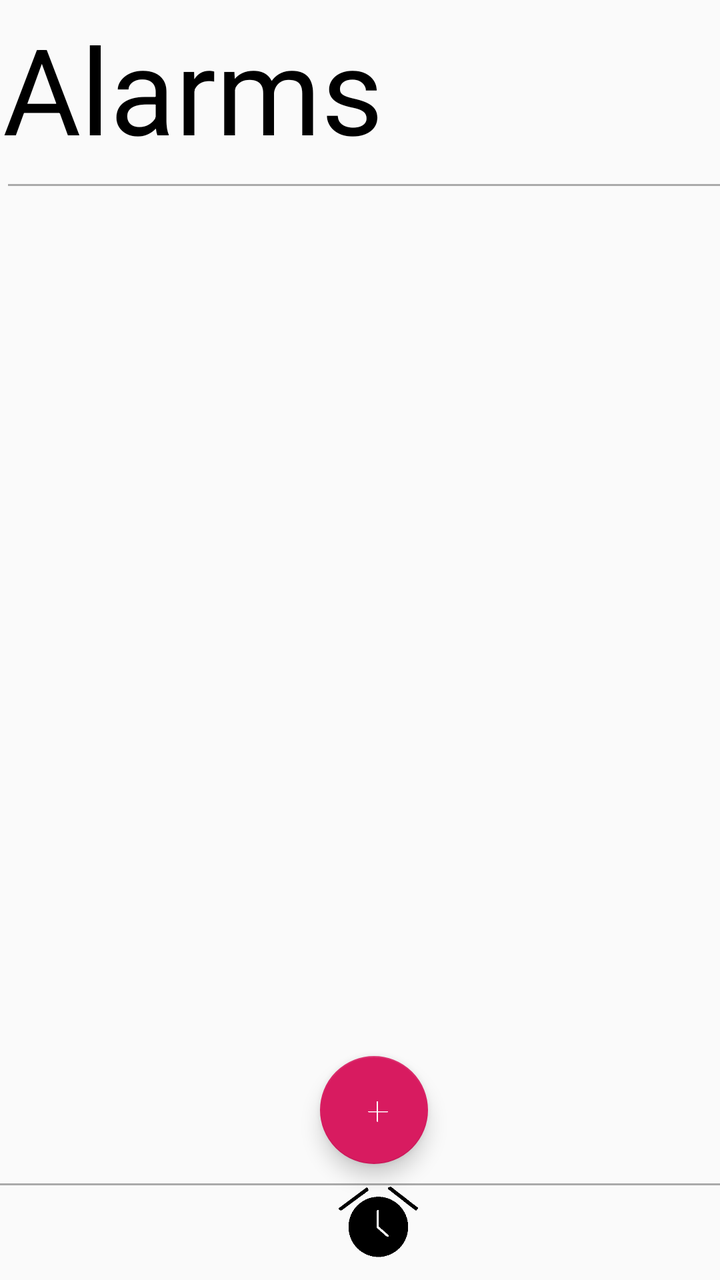
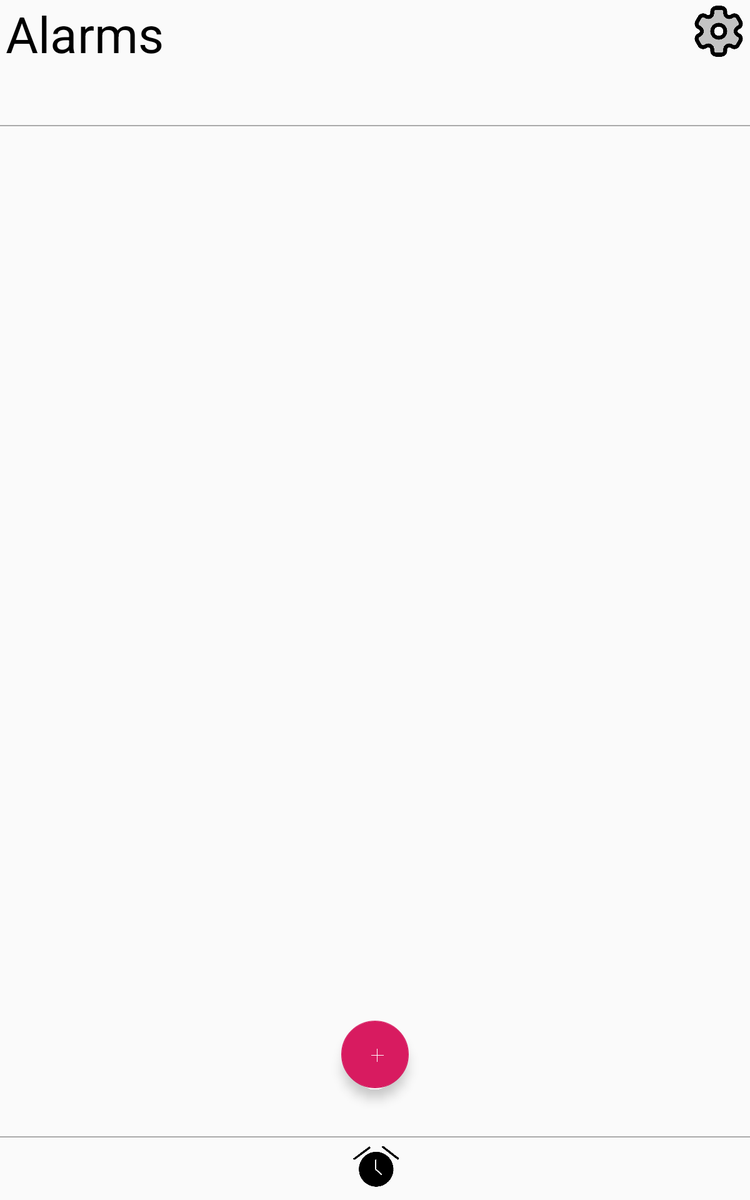

First picture: res/layout/ on a phone held upright. Second picture: the repository's own variant of that layout, on a device whose configuration matches the variant's folder. Source for both follows.
<!-- AndroidManifest.xml: application theme AppTheme -->
<!-- res/layout/home_screen.xml -->
<?xml version="1.0" encoding="utf-8"?>
<androidx.constraintlayout.widget.ConstraintLayout xmlns:android="http://schemas.android.com/apk/res/android"
    xmlns:app="http://schemas.android.com/apk/res-auto"
    xmlns:tools="http://schemas.android.com/tools"
    android:layout_width="match_parent"
    android:layout_height="match_parent">


    <View
        android:id="@+id/view3"
        android:layout_width="match_parent"
        android:layout_height="1dp"
        android:layout_marginStart="4dp"
        android:layout_marginTop="92dp"
        android:background="@android:color/darker_gray"
        app:layout_constraintStart_toStartOf="parent"
        app:layout_constraintTop_toTopOf="parent" />

    <View
        android:id="@+id/view"
        android:layout_width="match_parent"
        android:layout_height="1dp"
        android:background="@android:color/darker_gray"
        app:layout_constraintBottom_toBottomOf="parent"
        app:layout_constraintEnd_toEndOf="parent"
        app:layout_constraintStart_toStartOf="parent"
        app:layout_constraintTop_toTopOf="parent"
        app:layout_constraintVertical_bias="0.926" />


    <TextView
        android:id="@+id/Homescreen_title"
        android:layout_width="237dp"
        android:layout_height="74dp"
        android:text="Alarms"
        android:textColor="@android:color/black"
        android:textSize="60sp"
        app:layout_constraintBottom_toBottomOf="parent"
        app:layout_constraintEnd_toEndOf="parent"
        app:layout_constraintHorizontal_bias="0.01"
        app:layout_constraintStart_toStartOf="parent"
        app:layout_constraintTop_toTopOf="parent"
        app:layout_constraintVertical_bias="0.007" />

    <ImageView
        android:id="@+id/imageView2"
        android:layout_width="22dp"
        android:layout_height="46dp"
        app:layout_constraintBottom_toBottomOf="parent"
        app:layout_constraintEnd_toEndOf="parent"
        app:layout_constraintHorizontal_bias="0.972"
        app:layout_constraintStart_toStartOf="parent"
        app:layout_constraintTop_toTopOf="parent"
        app:layout_constraintVertical_bias="0.05"
        app:srcCompat="@drawable/settings_icon_176440" />

    <ImageView
        android:id="@+id/imageView3"
        android:layout_width="63dp"
        android:layout_height="54dp"
        app:layout_constraintBottom_toBottomOf="parent"
        app:layout_constraintEnd_toEndOf="parent"
        app:layout_constraintHorizontal_bias="0.528"
        app:layout_constraintStart_toStartOf="parent"
        app:layout_constraintTop_toTopOf="parent"
        app:layout_constraintVertical_bias="1.0"
        app:srcCompat="@drawable/alarm_square_icon_transparent" />

    <com.google.android.material.floatingactionbutton.FloatingActionButton
        android:id="@+id/setAlarmActionButton"
        android:layout_width="55dp"
        android:layout_height="54dp"
        android:clickable="true"
        app:layout_constraintBottom_toBottomOf="parent"
        app:layout_constraintEnd_toEndOf="parent"
        app:layout_constraintHorizontal_bias="0.523"
        app:layout_constraintStart_toStartOf="parent"
        app:layout_constraintTop_toTopOf="parent"
        app:layout_constraintVertical_bias="0.901"
        app:srcCompat="@drawable/plus_transparent" />

    <ListView
        android:id="@+id/list"
        android:divider="@null"
        android:dividerHeight="0dp"
        android:layout_width="412dp"
        android:layout_height="518dp"
        android:layout_marginTop="92dp"
        app:layout_constraintStart_toStartOf="parent"
        app:layout_constraintTop_toTopOf="parent" />

</androidx.constraintlayout.widget.ConstraintLayout>
<!-- resources referenced by this layout -->
<resources>
  <!-- drawable alarm_square_icon_transparent: png bitmap (drawable, 7059 bytes) -->
  <!-- drawable plus_transparent: png bitmap (drawable, 1804 bytes) -->
  <style name="AppTheme" parent="Theme.AppCompat.Light.NoActionBar">
          
          <item name="colorPrimary">@color/colorPrimary</item>
          <item name="colorPrimaryDark">@color/colorPrimaryDark</item>
          <item name="colorAccent">@color/colorAccent</item>
          <item name="android:timePickerStyle">@style/TimePicker</item>
      </style>
  <color name="colorPrimary">#008577</color>
  <color name="colorPrimaryDark">#00574B</color>
  <color name="colorAccent">#D81B60</color>
  <style name="TimePicker" parent="android:Widget.Material.TimePicker">
          <item name="android:amPmTextColor">#000000</item>
          <item name="android:numbersSelectorColor">@color/colorAccent</item>
          <item name="android:numbersTextColor">#000000</item>
          <item name="android:headerBackground">#00000000</item>
          <item name="android:numbersBackgroundColor">#E1E1E1</item>
          <item name="android:headerAmPmTextAppearance">#E1E1E1</item>
  
      </style>
</resources>
<!-- res/layout-h700dp/home_screen.xml (the repository's variant of the layout above) -->
<!-- drawn on a 7-inch tablet held upright -->
<?xml version="1.0" encoding="utf-8"?>
<androidx.constraintlayout.widget.ConstraintLayout xmlns:android="http://schemas.android.com/apk/res/android"
    xmlns:app="http://schemas.android.com/apk/res-auto"
    xmlns:tools="http://schemas.android.com/tools"
    android:layout_width="match_parent"
    android:layout_height="match_parent">


    <View
        android:id="@+id/view3"
        android:layout_width="match_parent"
        android:layout_height="1dp"
        android:layout_marginTop="100dp"
        app:layout_constraintEnd_toEndOf="parent"
        app:layout_constraintStart_toStartOf="parent"
        app:layout_constraintTop_toTopOf="parent"
        android:background="@android:color/darker_gray" />

    <View
        android:id="@+id/view"
        android:layout_width="match_parent"
        android:layout_height="1dp"
        android:background="@android:color/darker_gray"
        android:layout_marginBottom="50dp"
        app:layout_constraintBottom_toBottomOf="parent"
        app:layout_constraintEnd_toEndOf="parent"
        app:layout_constraintStart_toStartOf="parent"></View>


    <TextView
        android:id="@+id/Homescreen_title"
        android:layout_width="wrap_content"
        android:layout_height="wrap_content"
        android:text="Alarms"
        android:textColor="@android:color/black"
        android:textSize="40sp"
        app:layout_constraintBottom_toBottomOf="parent"
        app:layout_constraintEnd_toEndOf="parent"
        app:layout_constraintHorizontal_bias="0.01"
        app:layout_constraintStart_toStartOf="parent"
        app:layout_constraintTop_toTopOf="parent"
        app:layout_constraintVertical_bias="0.0" />

    <ImageView
        android:id="@+id/imageView2"
        android:layout_width="50dp"
        android:layout_height="50dp"
        app:layout_constraintBottom_toBottomOf="parent"
        app:layout_constraintEnd_toEndOf="parent"
        app:layout_constraintHorizontal_bias="1.0"
        app:layout_constraintStart_toStartOf="parent"
        app:layout_constraintTop_toTopOf="parent"
        app:layout_constraintVertical_bias="0.0"
        app:srcCompat="@drawable/settings_grey_transparent" />



    <com.google.android.material.floatingactionbutton.FloatingActionButton
        android:id="@+id/setAlarmActionButton"
        android:layout_width="55dp"
        android:layout_height="54dp"
        android:clickable="true"
        app:layout_constraintBottom_toBottomOf="parent"
        app:layout_constraintEnd_toEndOf="parent"
        app:layout_constraintHorizontal_bias="0.5"
        app:layout_constraintStart_toStartOf="parent"
        app:layout_constraintTop_toTopOf="parent"
        app:layout_constraintVertical_bias="0.901"
        app:srcCompat="@drawable/plus_transparent" />


    <LinearLayout
        android:id="@+id/linearLayoutBase"
        android:layout_width="match_parent"
        android:layout_height="match_parent"
        android:orientation="vertical"
        app:layout_constraintTop_toTopOf="parent"
        app:layout_constraintBottom_toBottomOf="parent"
        >

        <LinearLayout
            android:id="@+id/linearLayoutTop"
            android:layout_width="match_parent"
            android:layout_height="100dp"
            android:orientation="vertical"

            app:layout_constraintBottom_toTopOf="@+id/linearLayoutMid"
            app:layout_constraintTop_toTopOf="parent"
            tools:layout_editor_absoluteX="2dp"></LinearLayout>

        <LinearLayout
            android:id="@+id/linearLayoutMid"
            android:layout_width="match_parent"
            android:layout_height="match_parent"
            android:orientation="vertical"
            android:layout_weight="1"
            app:layout_constraintTop_toBottomOf="@id/linearLayoutTop"
            app:layout_constraintBottom_toTopOf="@id/linearLayoutBottom"
            tools:layout_editor_absoluteX="3dp"
            tools:layout_editor_absoluteY="95dp">

            <ListView
                android:id="@+id/list"
                android:layout_width="match_parent"
                android:layout_height="match_parent"
                android:divider="@null"
                android:dividerHeight="0dp" />
        </LinearLayout>

        <LinearLayout
            android:id="@+id/linearLayoutBottom"
            android:layout_width="match_parent"
            android:layout_height="50dp"
            android:orientation="vertical"
            android:layout_weight="0"
            app:layout_constraintBottom_toBottomOf="parent"
            tools:layout_editor_absoluteX="-4dp">

            <ImageView
                android:id="@+id/imageView3"
                android:layout_width="match_parent"
                android:layout_height="match_parent"
                app:layout_constraintBottom_toBottomOf="parent"
                app:layout_constraintEnd_toEndOf="parent"
                app:layout_constraintHorizontal_bias="0.55"
                app:layout_constraintStart_toStartOf="parent"
                app:layout_constraintTop_toTopOf="parent"
                app:layout_constraintVertical_bias="1.0"
                app:srcCompat="@drawable/alarm_square_icon_transparent" />
        </LinearLayout>


    </LinearLayout>


</androidx.constraintlayout.widget.ConstraintLayout>
<!-- resources referenced by the variant -->
<!-- as a 7-inch tablet held upright resolves them -->
<resources>
  <!-- drawable alarm_square_icon_transparent: png bitmap (drawable, 7059 bytes) -->
  <!-- drawable plus_transparent: png bitmap (drawable, 1804 bytes) -->
  <!-- drawable settings_grey_transparent: png bitmap (drawable, 29725 bytes) -->
  <style name="AppTheme" parent="Theme.AppCompat.Light.NoActionBar">
          
          <item name="colorPrimary">@color/colorPrimary</item>
          <item name="colorPrimaryDark">@color/colorPrimaryDark</item>
          <item name="colorAccent">@color/colorAccent</item>
          <item name="android:timePickerStyle">@style/TimePicker</item>
      </style>
  <color name="colorPrimary">#008577</color>
  <color name="colorPrimaryDark">#00574B</color>
  <color name="colorAccent">#D81B60</color>
  <style name="TimePicker" parent="android:Widget.Material.TimePicker">
          <item name="android:amPmTextColor">#000000</item>
          <item name="android:numbersSelectorColor">@color/colorAccent</item>
          <item name="android:numbersTextColor">#000000</item>
          <item name="android:headerBackground">#00000000</item>
          <item name="android:numbersBackgroundColor">#E1E1E1</item>
          <item name="android:headerAmPmTextAppearance">#E1E1E1</item>
  
      </style>
</resources>
